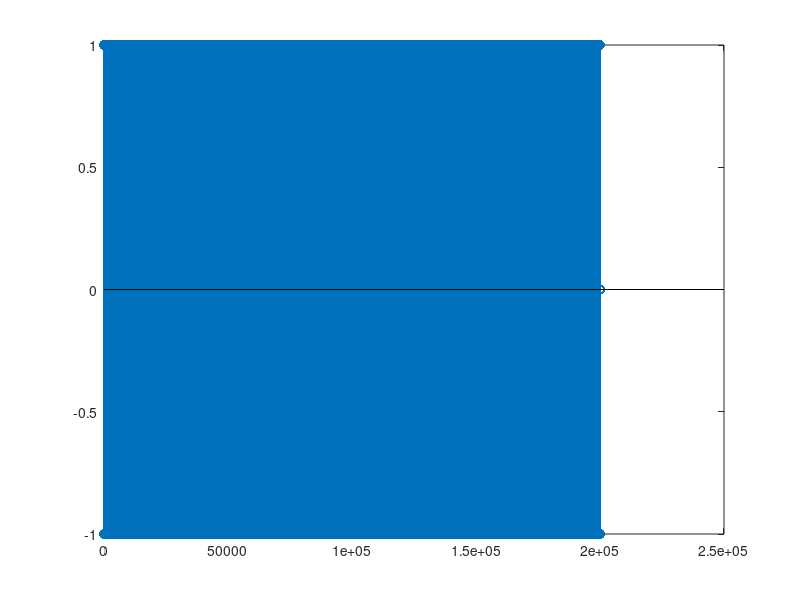

MATLAB code to generate this figure:
% tx_samples_from_file --freq 250e3 --rate 200e3 --type float --gain 70 --file tx2.dat

N = 10000;
% make 100 random bits of values +- 1
bits = sign(randn(N,1));
word = 'hello';
% bits = dec2bin(word', 7) - '0'
% bits = reshape(bits, [35 , 1])


Symbol_period = 20;

% create a generic pulse of unit height
% with width equal to symbol period
pulse = ones(Symbol_period, 1);

% spread out the values in "bits" by Symbol_period
% first create a vector to store the values
x = zeros(Symbol_period*length(bits),1);

% assign every Symbol_period-th sample to equal a value from bits
x(1:Symbol_period:end) = bits;

% now convolve the single generic pulse with the spread-out bits
x_tx = conv(pulse, x);

% to visualize, make a stem plot
stem(x_tx);

% zero pad the beginning with 100000 samples to ensure that any glitch that
% happens when we start transmitting doesn't effect the data

x_tx = [zeros(100000, 1); x_tx;zeros(100000, 1)];


% here we write the data into a format that the USRP can understand
% specifically, we use float32 numbers with real followed by imaginary
% values

% first create a vector to store the interleaved real and imaginary values

tmp = zeros(length(x_tx)*2, 1);

% then assign the real part of x_tx to every other sample and the imaginary
% part to the remaining samples. In this example, the imaginary parts are
% all zero since our original signal is purely real, but we still have to
% write the zero values 

tmp(1:2:end) = real(x_tx);
tmp(2:2:end) = imag(x_tx);

% open a file to write in binary format 
f1 = fopen('tx2.dat', 'wb');
% write the values as a float32
fwrite(f1, tmp/100, 'float32');
% close the file
fclose(f1)